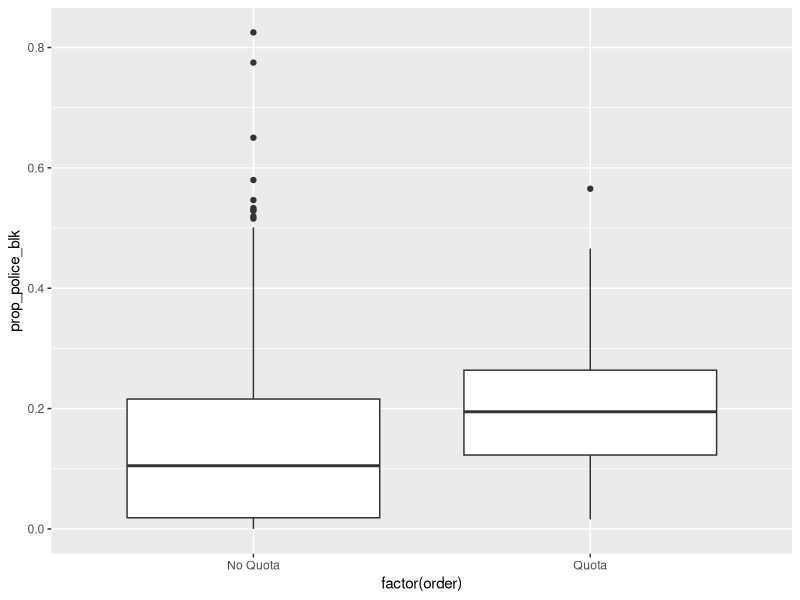
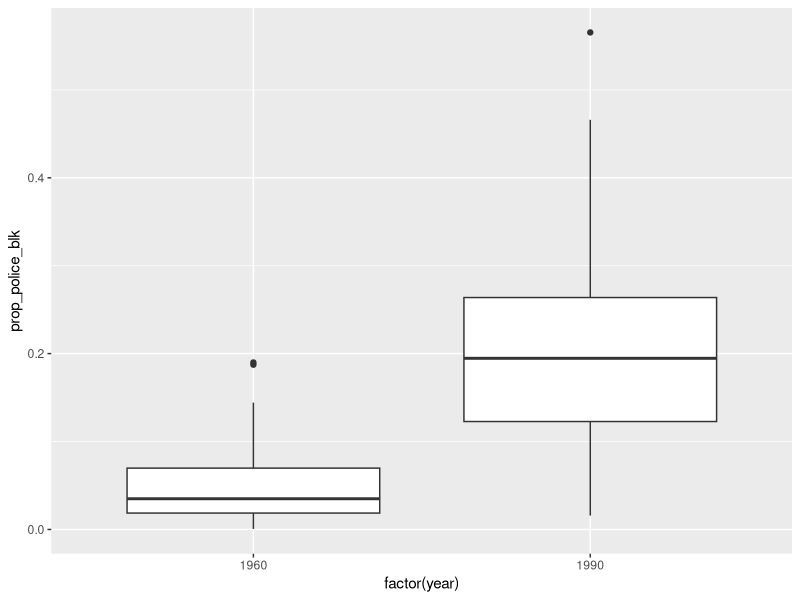

Here is the R script that generated these plots, in order:
## ---- chunk 1
library(tidyverse)
# ## Load the data with this chunk
quotas <- read.csv("data/HW3_Data.csv", header = TRUE) %>%
  mutate(order = factor(recode(order,
                                `0` = "No Quota",
                                `1` = "Quota")),
         south = factor(recode(south,
                                `0` = "Not in South",
                                `1` = "In South")),
         region = factor(recode(region,
                                `1` = "Region 1",
                                `2` = "Region 2",
                                `3` = "Region 3",
                                `4` = "Region 4",
                                `5` = "Region 5")))
# to check whether there is some missing value in any column
quotas %>%
  summarise_all(funs(mean(is.na(.))))
## ---- chunk 2
# filtering to post period and then finding the average in treatment and control groups
quotas.90 <- quotas %>%
  filter(year == 1990)
tapply(quotas.90$prop_police_blk, quotas.90$order, mean)
# Average proportions and the standard deviations
quotas.90 %>%
  group_by(order) %>%
  summarize_at(vars(prop_police_blk), funs(mean, sd))
# Quantiles comparison across two groups 
tapply(quotas.90$prop_police_blk, quotas.90$order, summary)
# side-by-side boxplot
quotas.90 %>%
  ggplot(aes(y = prop_police_blk, x = factor(order))) + 
  geom_boxplot()
## ---- chunk 3
quotas.cwq <- quotas %>%
  filter(order == "Quota")
tapply(quotas.cwq$prop_police_blk, quotas.cwq$year, mean)
tapply(quotas.cwq$prop_police_blk, quotas.cwq$year, summary)

quotas.cwq %>%
  ggplot(aes(y = prop_police_blk, x = factor(year))) + 
  geom_boxplot()

quotas.cwq.60 <- quotas.cwq %>%
  filter(year == 1960)
mean(quotas.cwq.60$prop_police_blk)

quotas.cwq.90 <- quotas.cwq %>%
  filter(year == 1990)
mean(quotas.cwq.90$prop_police_blk)
mean(quotas.cwq.90$prop_police_blk)-mean(quotas.cwq.60$prop_police_blk)
## ---- chunk 4
quotas.cwq <- quotas %>%
  filter(order == "Quota")
quotas.cwqchange <- mean(quotas.cwq.90$prop_police_blk) - 
  mean(quotas.cwq.60$prop_police_blk)


quotas.nq <- quotas %>%
  filter(order == "No Quota")
quotas.nq.90 <- quotas.nq %>%
  filter(year == 1990)
quotas.nq.60 <- quotas.nq %>%
  filter(year == 1960)
quotas.nqchange <- mean(quotas.nq.90$prop_police_blk) - 
  mean(quotas.nq.60$prop_police_blk)

# Difference-in-differences
quotas.cwqchange - quotas.nqchange

## ---- chunk 5
proportions(table(quotas.cwq$region))
proportions(table(quotas.nq$region))
## ---- chunk 6
quotas.cwq %>%
  group_by(order) %>%
  summarize_at(c("police_size", "pop", "prop_black"), funs(mean, sd))
quotas.nq %>%
  group_by(order) %>%
  summarize_at(c("police_size", "pop", "prop_black"), funs(mean, sd))

